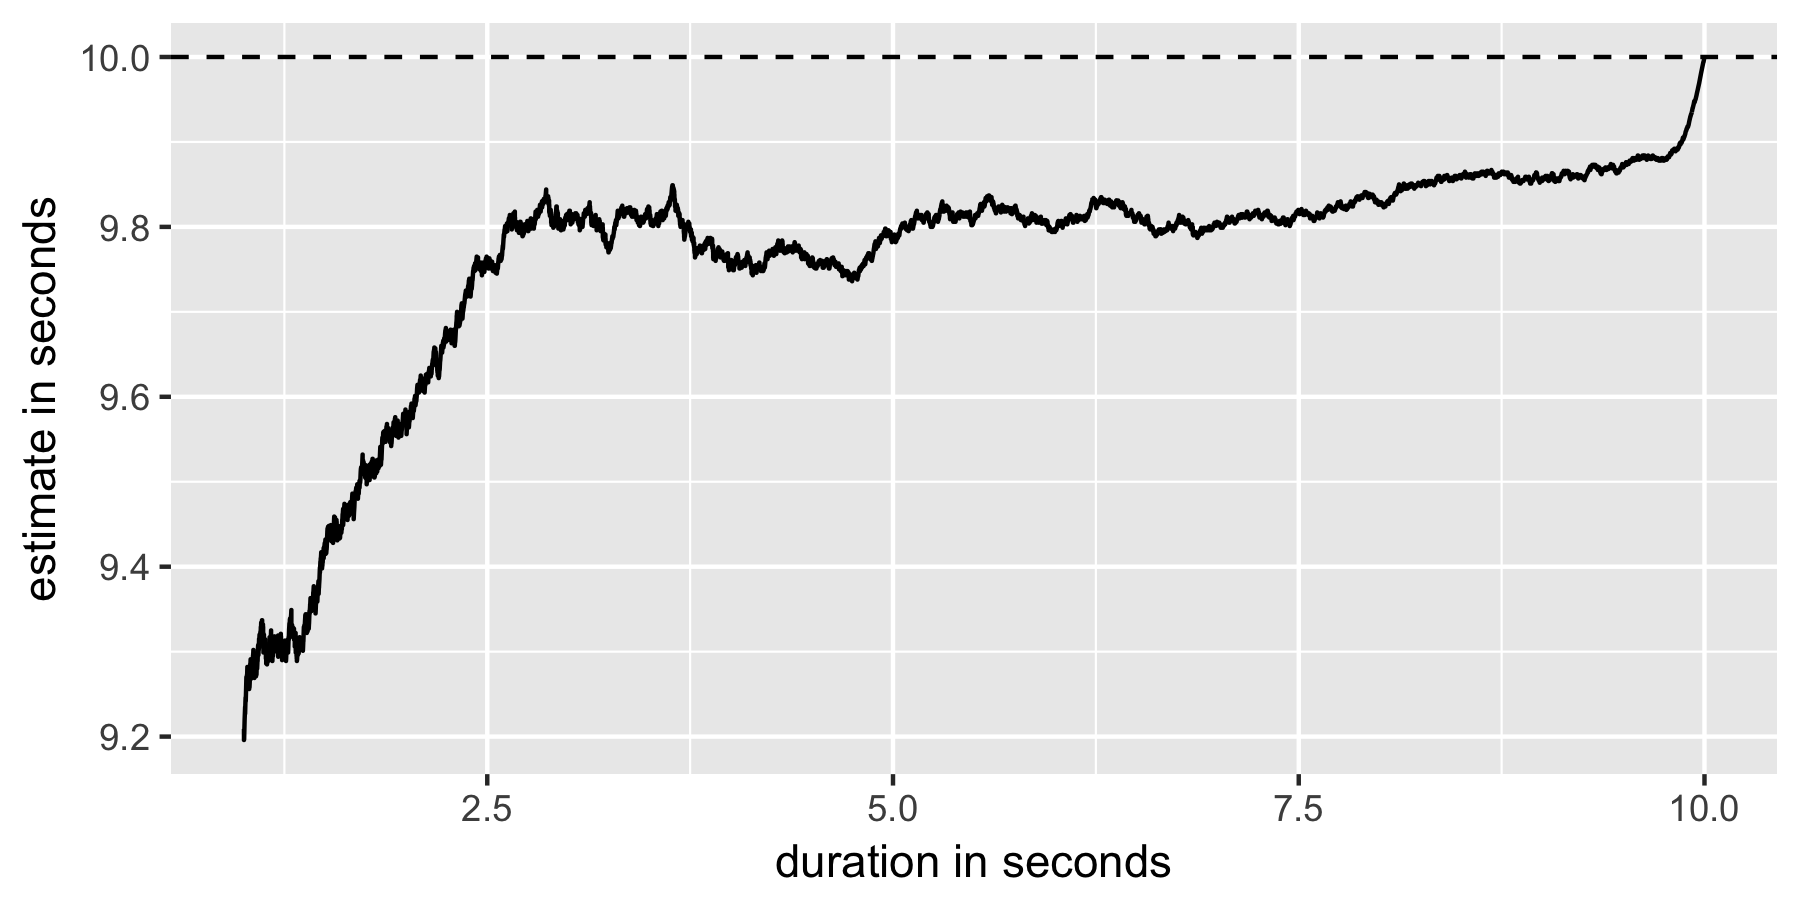

The R source for this figure:
library(ggplot2)
library(dplyr)

data <- read.csv('data.csv')
data %>%
  mutate(estimate = eta + duration) %>%
  filter(estimate < 12) %>%
  filter(estimate > 8) %>%
  filter(duration > 1) %>%
  ggplot() +
  aes(duration, estimate) +
  geom_line() +
  geom_hline(yintercept = 10, linetype = 2) +
  labs(x = "duration in seconds", y = "estimate in seconds")

ggsave('plots/plot.png', height = 3, width = 6)
